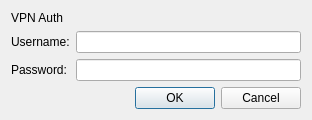
<?xml version="1.0" encoding="UTF-8"?>
<ui version="4.0">
 <class>AuthDialog</class>
 <widget class="QDialog" name="AuthDialog">
  <property name="geometry">
   <rect>
    <x>0</x>
    <y>0</y>
    <width>312</width>
    <height>112</height>
   </rect>
  </property>
  <property name="windowTitle">
   <string>Authentication</string>
  </property>
  <property name="windowIcon">
   <iconset resource="res.qrc">
    <normaloff>:/icon.png</normaloff>:/icon.png</iconset>
  </property>
  <layout class="QFormLayout" name="formLayout">
   <item row="1" column="0">
    <widget class="QLabel" name="label">
     <property name="text">
      <string>Username:</string>
     </property>
    </widget>
   </item>
   <item row="1" column="1">
    <widget class="QLineEdit" name="usernameInput"/>
   </item>
   <item row="2" column="0">
    <widget class="QLabel" name="label_2">
     <property name="text">
      <string>Password:</string>
     </property>
    </widget>
   </item>
   <item row="2" column="1">
    <widget class="QLineEdit" name="passwordInput">
     <property name="echoMode">
      <enum>QLineEdit::Password</enum>
     </property>
    </widget>
   </item>
   <item row="3" column="0" colspan="2">
    <widget class="QDialogButtonBox" name="buttonBox">
     <property name="orientation">
      <enum>Qt::Horizontal</enum>
     </property>
     <property name="standardButtons">
      <set>QDialogButtonBox::Cancel|QDialogButtonBox::Ok</set>
     </property>
    </widget>
   </item>
   <item row="0" column="0" colspan="2">
    <widget class="QLabel" name="title">
     <property name="text">
      <string>VPN Auth</string>
     </property>
    </widget>
   </item>
  </layout>
 </widget>
 <resources>
  <include location="res.qrc"/>
 </resources>
 <connections>
  <connection>
   <sender>buttonBox</sender>
   <signal>accepted()</signal>
   <receiver>AuthDialog</receiver>
   <slot>accept()</slot>
   <hints>
    <hint type="sourcelabel">
     <x>248</x>
     <y>254</y>
    </hint>
    <hint type="destinationlabel">
     <x>157</x>
     <y>274</y>
    </hint>
   </hints>
  </connection>
  <connection>
   <sender>buttonBox</sender>
   <signal>rejected()</signal>
   <receiver>AuthDialog</receiver>
   <slot>reject()</slot>
   <hints>
    <hint type="sourcelabel">
     <x>316</x>
     <y>260</y>
    </hint>
    <hint type="destinationlabel">
     <x>286</x>
     <y>274</y>
    </hint>
   </hints>
  </connection>
 </connections>
</ui>
